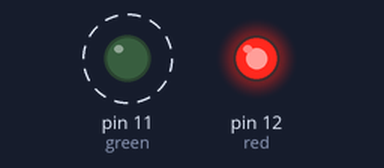
A sketch run on a simulated Arduino Uno, built with avr-gcc and run on an emulated ATmega328P. On the bench: output pins drawn as LEDs (lit = HIGH). Dashed ring = blinking.

Above: at 0.2 s.
At 2.2 s:
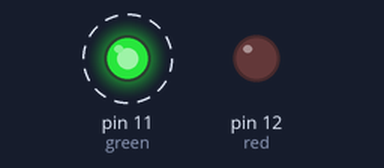
Timing chart, 0 to 3.5 s (numbered marks = the images above):
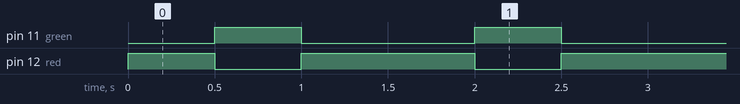

The sketch:

led_test.ino
```cpp
const int green = 11;
const int red = 12;
void setup() {
  // put your setup code here, to run once:

pinMode(red,OUTPUT);
pinMode(green,OUTPUT);
}

void loop() {
digitalWrite(red,HIGH);
delay(500);
digitalWrite(red,LOW);

digitalWrite(green,HIGH);
delay(500);
digitalWrite(green,LOW);

digitalWrite(red,HIGH);
delay(500);
digitalWrite(red,LOW);


}
```

Measured:
- by itself, pin 11 (green): alternates HIGH for 0.50 s and LOW for 1.0 s
- by itself, pin 12 (red): repeats every 1.5 s: LOW 0.50 s, HIGH 1.0 s
- by itself, everything shown: repeats every 1.5 s, in 4 steps
